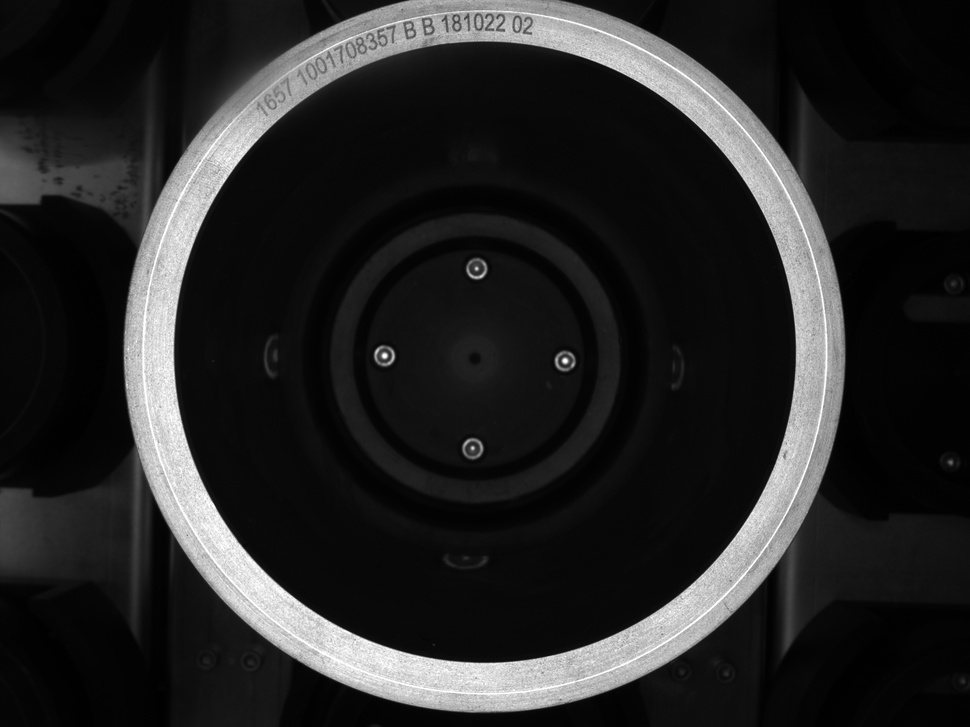
#> input picture 大论文代码/第三章/09_30_13.jpg, 970 x 727 px, shrunk from 2592 x 1944 before the run
$ python '直方分布图.py'   (older library calls are emulated)
#> lines starting #> are read from the running program, lines starting #| are printed output that depends on the picture
#> further down, src is the input picture: shape (727, 970, 3); min 0, max 255, mean 38.1
import cv2 as cv
import numpy as np

from matplotlib import pyplot as plt
#%matplotlib inline

def plot_demo(image):
    plt.hist(image.ravel(), 256, [0, 256]) #image.ravel()#ravel函数功能是将多维数组降为一维数组,统计各个bin的频次，256：bin的个数，[0, 256]：范围
    plt.show("直方图") #和OpenCV中的想要的直方图不同
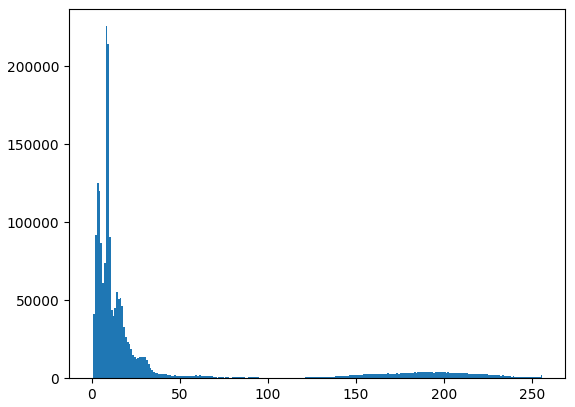
#> figure drawn by matplotlib, 1 panel; tallest bar 225834 high, from x = 8 to 9
"""
画灰度图直方图:

绘图都可以调用matplotlib.pyplot库来进行，其中的hist函数可以直接绘制直方图。

plt.hist(arr, bins=50, normed=1, facecolor='green', alpha=0.75)

hist的参数非常多，但常用的就这五个，只有第一个是必须的，后面四个可选

arr: 需要计算直方图的一维数组

bins: 直方图的柱数，可选项，默认为10

normed: 是否将得到的直方图向量归一化。默认为0

range参数表示箱子的下限和上限。即横坐标显示的范围，范围之外的将被舍弃
"""

def image_hist(image):
    color = ('blue', 'green', 'red')  #图像三通道
    temp=1
    for i, color in enumerate(color):
        hist = cv.calcHist([image], [i], None, [256], [0, 256]) #绘制各个通道的直方图
        plt.subplot(31*10+temp)
        temp+=1
        plt.plot(hist, color=color) #定义线的颜色
        plt.xlim([0, 256]) #x轴的范围
#> after the loop, temp = 4
    plt.show()
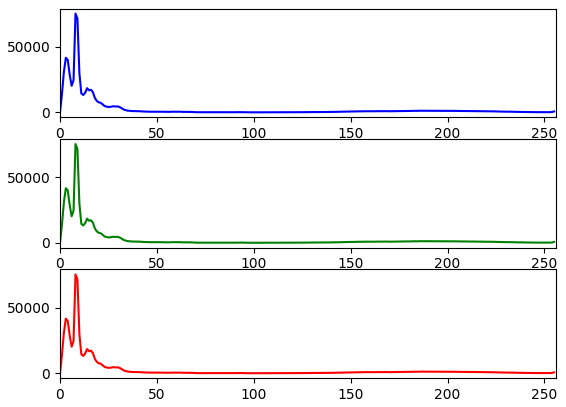
#> figure drawn by matplotlib, 3 panels; panel 1: curve peaks at x = 8, y = 75278; panel 2: curve peaks at x = 8, y = 75278; panel 3: curve peaks at x = 8, y = 75278
"""
calcHist(images, channels, mask, histSize, ranges[, hist[, accumulate]])
images参数表示输入图像，传入时应该用中括号[ ]括起来

channels参数表示传入图像的通道，如果是灰度图像，那就不用说了，只有一个通道，值为0，
如果是彩色图像（有3个通道），那么值为0,1,2,中选择一个，对应着BGR各个通道。这个值也得用[ ]传入。

mask参数表示掩膜图像。如果统计整幅图，那么为None。
主要是如果要统计部分图的直方图，就得构造相应的掩膜来计算。

histSize参数表示灰度级的个数，需要中括号，比如[256]

ranges参数表示像素值的范围，通常[0,256]。此外，假如channels为[0,1],ranges为[0,256,0,180],
则代表0通道范围是0-256,1通道范围0-180。

hist参数表示计算出来的直方图。

"""


src = cv.imread("09_30_13.jpg")
cv.namedWindow("input image")
cv.imshow("input image", src)
plot_demo(src)
image_hist(src)
cv.waitKey(0)

cv.destroyAllWindows()

$ run again, with 大论文代码/第三章/09_27_02.jpg copied over 大论文代码/第三章/09_30_13.jpg
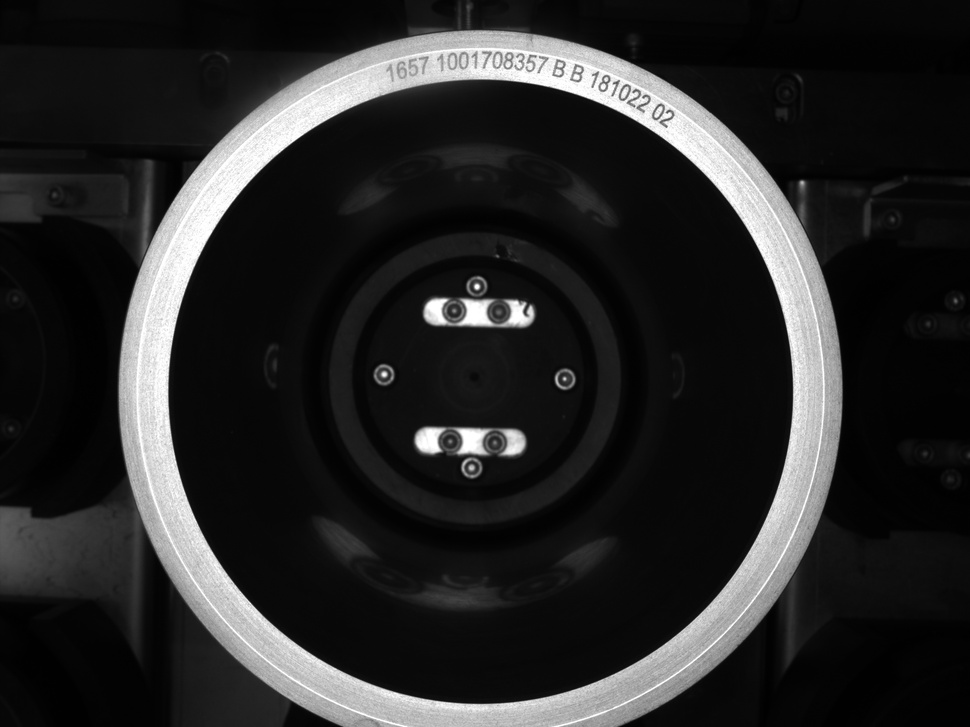
#> input picture 大论文代码/第三章/09_27_02.jpg, 970 x 727 px, shrunk from 2592 x 1944 before the run
#> src is the input picture: shape (727, 970, 3); min 0, max 255, mean 40.4
#> in plot_demo, `plt.show("直方图")`:
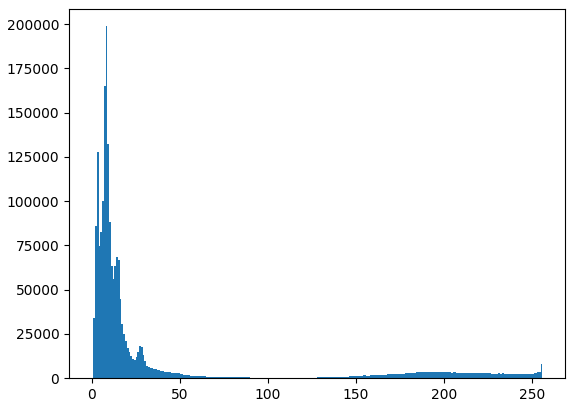
#> figure drawn by matplotlib, 1 panel; tallest bar 198876 high, from x = 8 to 9
#> after the loop in image_hist, `for i, color in enumerate(color):`: temp = 4
#> in image_hist, `plt.show()`:
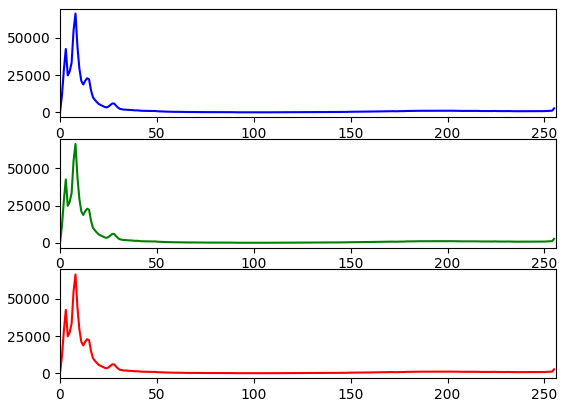
#> figure drawn by matplotlib, 3 panels; panel 1: curve peaks at x = 8, y = 66292; panel 2: curve peaks at x = 8, y = 66292; panel 3: curve peaks at x = 8, y = 66292

$ run again, with 大论文代码/第三章/16_24_38.jpg copied over 大论文代码/第三章/09_30_13.jpg
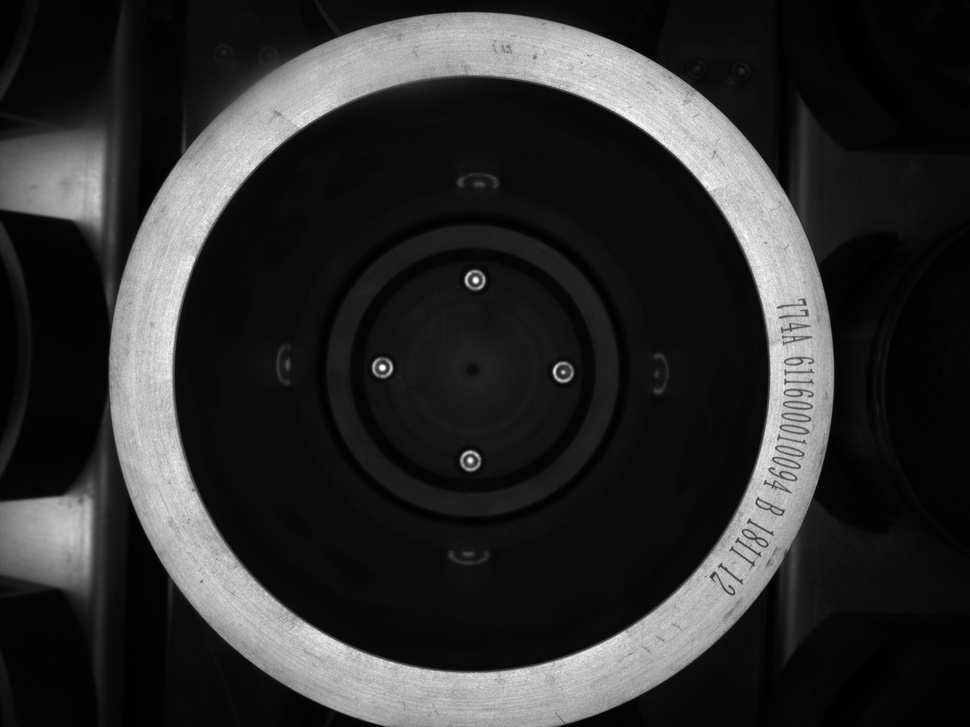
#> input picture 大论文代码/第三章/16_24_38.jpg, 970 x 727 px, shrunk from 2592 x 1944 before the run
#> src is the input picture: shape (727, 970, 3); min 0, max 255, mean 46.6
#> in plot_demo, `plt.show("直方图")`:
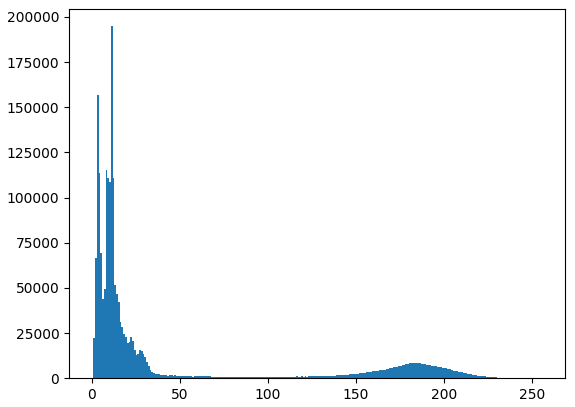
#> figure drawn by matplotlib, 1 panel; tallest bar 194820 high, from x = 11 to 12
#> after the loop in image_hist, `for i, color in enumerate(color):`: temp = 4
#> in image_hist, `plt.show()`:
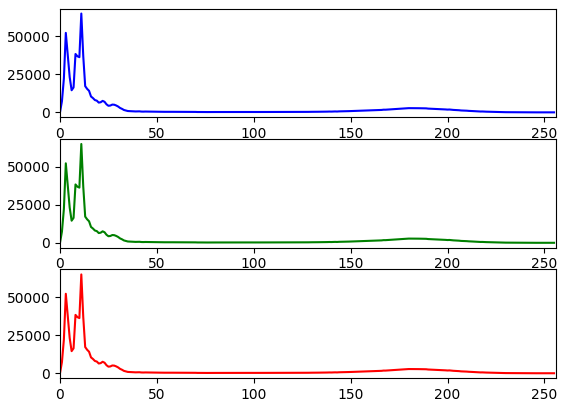
#> figure drawn by matplotlib, 3 panels; panel 1: curve peaks at x = 11, y = 64940; panel 2: curve peaks at x = 11, y = 64940; panel 3: curve peaks at x = 11, y = 64940
